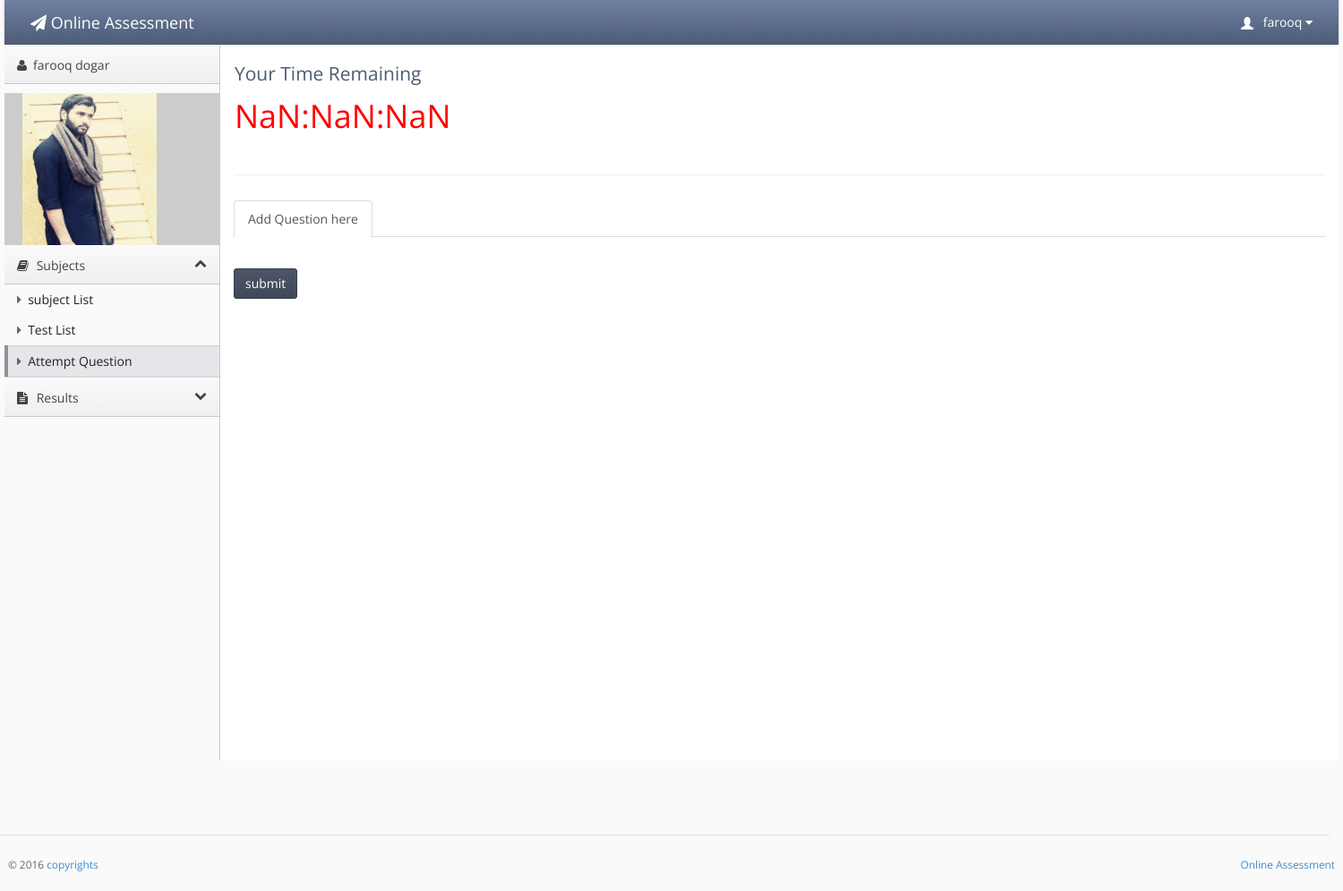
The app's page /student_question.php (signed in) with its own data.
### tables this page shows
CREATE TABLE IF NOT EXISTS `student` (
`student_id` int(20) NOT NULL,
  `user` varchar(20) NOT NULL,
  `f_name` varchar(20) NOT NULL,
  `l_name` varchar(20) NOT NULL,
  `password` varchar(20) NOT NULL,
  `email` varchar(30) NOT NULL,
  `contact` int(20) NOT NULL,
  `address` varchar(50) NOT NULL,
  `city` varchar(20) NOT NULL,
  `code` int(20) NOT NULL,
  `image` varchar(1000) DEFAULT NULL
);

### student_question.php (the view, shortened to what this page needs)
<?php
if( (!isset($_SESSION['code'])) && (!isset($_SESSION['user'])) )
{
header('location:test_code.php');
}
else {
?>
<!doctype html>
<html lang="en"><head>
    <link rel="stylesheet" type="text/css" href="lib/bootstrap/css/bootstrap.css">
    <link rel="stylesheet" href="lib/font-awesome/css/font-awesome.css">
    <link rel="stylesheet" type="text/css" href="stylesheets/theme.css">
    <link rel="stylesheet" type="text/css" href="stylesheets/premium.css">
</head>
<body class=" theme-blue">
<div style="width:100%; height:auto;">
<div style="width:1490px; margin-left:auto; margin-right:auto; ">
    <div class="navbar navbar-default" role="navigation">
        <div class="navbar-header">
           <a class="" href="index.html"><span class="navbar-brand"><span class="fa fa-paper-plane"></span> Online Assessment</span></a></div>
           <?php
  if(isset($_SESSION['user']))
  {
  $id =$_SESSION['user'];
 $result = mysql_query("select * from student
WHERE student.user = '$id'");
while($row = mysql_fetch_array($result))
{
$image = "images/".$row['image'];
?>
        <div class="navbar-collapse collapse" style="height: 1px;">
          <ul id="main-menu" class="nav navbar-nav navbar-right">
            <li class="dropdown hidden-xs">
                <a href="#" class="dropdown-toggle" data-toggle="dropdown">
                    <span class="glyphicon glyphicon-user padding-right-small" style="position:relative;top: 3px;"></span>
                     <?php echo $row['f_name'];?>
                    <i class="fa fa-caret-down"></i>
                </a>
            </li>
          </ul>
        </div>
      </div>
    </div></div></div>
    <div style="width:100%; height:auto;">
<div style="width:1490px; margin-left:auto; margin-right:auto; ">
   <div class="sidebar-nav">
   <ul>
    <li><a href="" class="nav-header" data-toggle="collapse"><i class="fa fa-fw fa-user"></i><?php echo $row['f_name'];?>&nbsp<?php echo $row['l_name'];?>  </a></li>
    <li style="width:100%; margin-top:10px; background:#cccccc;  height:170px;">
    <div style="width:150px; height:170px; margin-left:20px; margin-top:10px; background-color:#333333;"><img src="<?php echo $image;?>" width="100%" height="100%"></div>
    </li>
    <?php }}?>
    <li><a href="#" data-target=".dashboard-menu" class="nav-header" data-toggle="collapse"><i class="fa fa-fw fa-book"></i> Subjects<i class="fa fa-collapse"></i></a></li>
    <li><ul class="dashboard-menu nav nav-list collapse in ">
           <li><a href="student_subject_list.php"><span class="fa fa-caret-right"></span> subject List</a></li>
 <li ><a href="student_test_list.php"><span class="fa fa-caret-right"></span> Test List</a></li>
 <li class="active" ><a href="student_question.php"><span class="fa fa-caret-right"></span> Attempt Question </a></li>
    </ul></li>
     <li><a href="#" data-target=".legal-men" class="nav-header collapsed" data-toggle="collapse"><i class="fa fa-fw fa-file-text"></i> Results<i class="fa fa-collapse"></i></a></li>
    </div>
   <div class="content">
        <div class="header">
            <h1 class="page-title">Your Time Remaining  </h1>
            <p  style="font-size:36px; color:#FF0000;" id="timer">Count down</p>
                    <ul class="breadcrumb">
        </ul>
        </div>
        <div class="main-content">
<ul class="nav nav-tabs">
  <li class="active"><a href="#home" data-toggle="tab">Add Question here </a></li>
</ul>
</div>
<div class="row" >
  <div class="col-md-4">
    <br>
    <div id="myTabContent" class="tab-content">
      <div class="tab-pane active in" id="home "   style="width:1000px; ">
     <div class="btn-toolbar list-toolbar" style=" margin-top:15px;">
     <input type="submit" name="submit" value="submit" class="btn btn-primary" >
       </div>
    </div>
  </div>
</div>
  </div>
    </div>
    </div>
              <footer>
                <hr style="width:1500px">
                <p class="pull-right"><a href="" target=""> Online Assessment</a></p>
                <p>© 2016 <a href="" target="">copyrights</a></p>
            </footer>
</body></html>
<?php } ?>

### student_question.php (style rules this page uses)
.navbar-default .navbar-brand, .navbar-default .navbar-brand:hover { color: #fff; }

### records on screen
student: f_name "farooq", l_name "dogar", image (picture)
